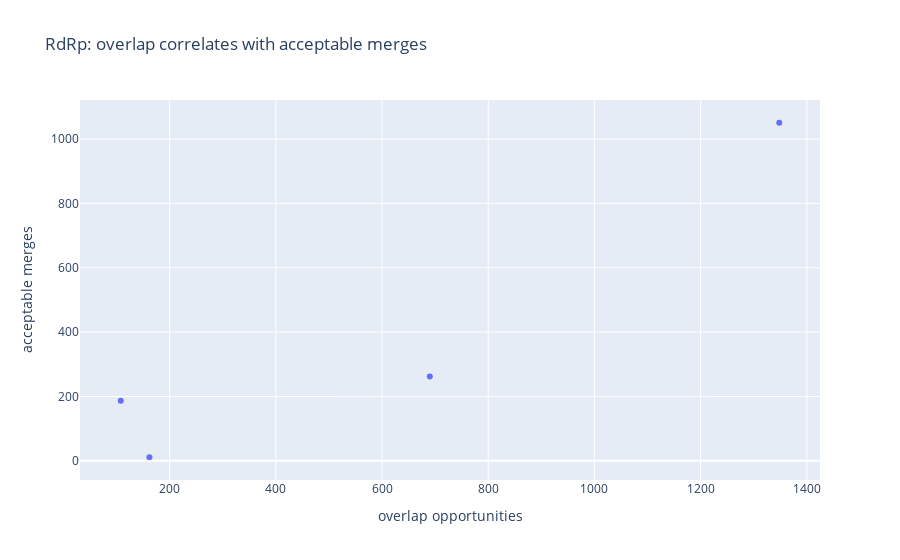

Source (notebook cell):
### Code cell
fig = go.Figure()
fig.add_trace(go.Scatter(mode="markers", name="acceptable merges", x=count_df["overlap opportunities"].values, y=count_df["acceptable merges"].values))
# fig.add_trace(go.Scatter(mode="markers", name="acceptable knitwork pure", x=count_df["overlap opportunities"].values, y=count_df["acceptable knitwork pure"].values))
# fig.add_trace(go.Scatter(mode="markers", name="acceptable knitwork impure", x=count_df["overlap opportunities"].values, y=count_df["acceptable knitwork impure"].values))
# fig.add_trace(go.Scatter(mode="markers", name="acceptable fragmenstein pure", x=count_df["overlap opportunities"].values, y=count_df["acceptable fragmenstein pure"].values))
fig.update_layout(title="RdRp: overlap correlates with acceptable merges", xaxis_title="overlap opportunities", yaxis_title="acceptable merges")

### Figure 1 — Plotly figure (JSON) as saved in the notebook; plotly's stock layout.template omitted (floating-point values rounded to 4 significant figures)
{"data": [{"mode": "markers", "name": "acceptable merges", "type": "scatter", "x": [162, 1348, 690, 108], "y": [11, 1051, 262, 187]}], "layout": {"autosize": true, "title": {"text": "RdRp: overlap correlates with acceptable merges"}, "xaxis": {"autorange": true, "range": [33.46, 1423.0], "title": {"text": "overlap opportunities"}, "type": "linear"}, "yaxis": {"autorange": true, "range": [-74.83, 1137.0], "title": {"text": "acceptable merges"}, "type": "linear"}}}
